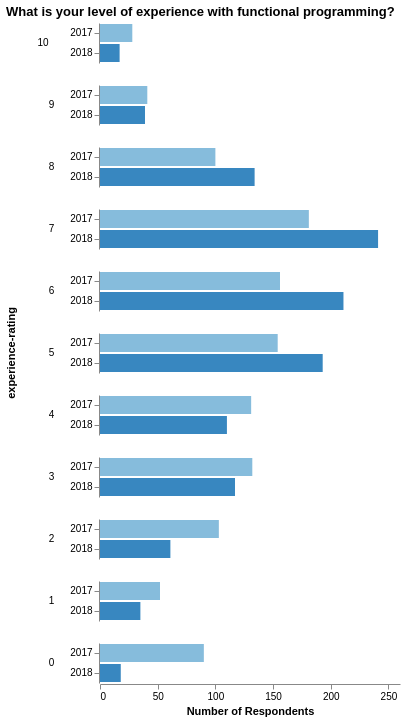

This figure's Vega-Lite source:
### Vega-Lite specification from a JSON file in a GitHub repository (floating-point values rounded to 4 significant figures)
{"$schema": "https://vega.github.io/schema/vega-lite/v3.json", "title": "What is your level of experience with functional programming?", "data": {"values": "experience-rating,count,year,sort\n7,241,2018,\n6,211,2018,\n5,193,2018,\n8,134,2018,\n3,117,2018,\n4,110,2018,\n2,61,2018,\n9,39,2018,\n1,35,2018,\n0,18,2018,\n10,17,2018,\n0,90,2017,\n1,52,2017,\n2,103,2017,\n3,132,2017,\n4,131,2017,\n5,154,2017,\n6,156,2017,\n7,181,2017,\n8,100,2017,\n9,41,2017,\n10,28,2017,\n", "format": {"type": "csv"}}, "config": {"view": {"stroke": "transparent"}, "axis": {"domainWidth": 1}}, "mark": "bar", "encoding": {"row": {"field": "experience-rating", "type": "nominal", "sort": {"field": "experience-rating", "order": "descending", "op": "average"}, "header": {"labelAngle": 0}}, "x": {"aggregate": "sum", "field": "count", "type": "quantitative", "axis": {"title": "Number of Respondents", "grid": false}}, "y": {"field": "year", "type": "nominal", "axis": {"title": ""}}, "color": {"field": "year", "type": "ordinal", "legend": null}}}
